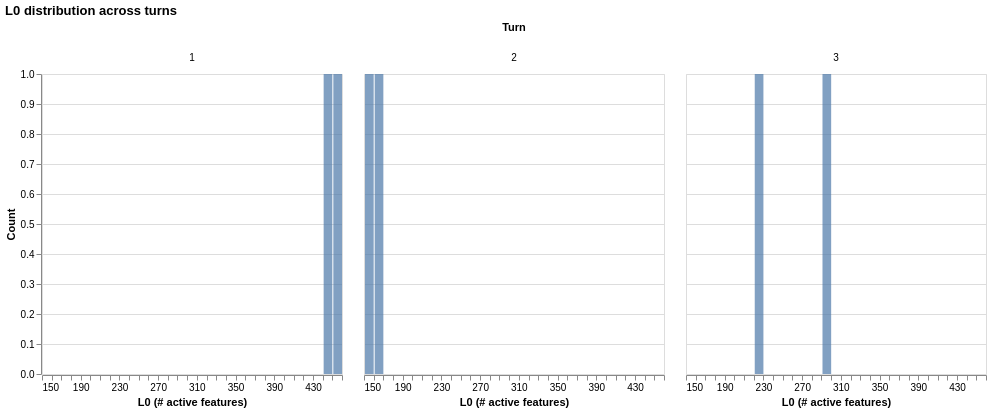

Notebook source saved alongside this figure:
### Code cell
plot_l0(instances_stats['fail'])

### Figure 1 — Vega-Lite specification as saved in the notebook (floating-point values rounded to 4 significant figures)
{"config": {"view": {"continuousWidth": 300, "continuousHeight": 300}}, "data": {"name": "data-40a327513c3da61f55f2249c2f4793ce"}, "facet": {"column": {"field": "turn", "title": "Turn", "type": "nominal"}}, "spec": {"mark": {"type": "bar", "opacity": 0.7}, "encoding": {"tooltip": [{"aggregate": "count", "title": "Count", "type": "quantitative"}], "x": {"bin": {"maxbins": 40}, "field": "l0", "title": "L0 (# active features)", "type": "quantitative"}, "y": {"aggregate": "count", "title": "Count", "type": "quantitative"}}}, "resolve": {"scale": {"y": "shared"}}, "title": "L0 distribution across turns", "$schema": "https://vega.github.io/schema/vega-lite/v6.1.0.json", "datasets": {"data-40a327513c3da61f55f2249c2f4793ce": [{"turn": "1", "l0": 444.0}, {"turn": "1", "l0": 454.0}, {"turn": "2", "l0": 150.0}, {"turn": "2", "l0": 169.0}, {"turn": "3", "l0": 229.0}, {"turn": "3", "l0": 293.0}]}}
